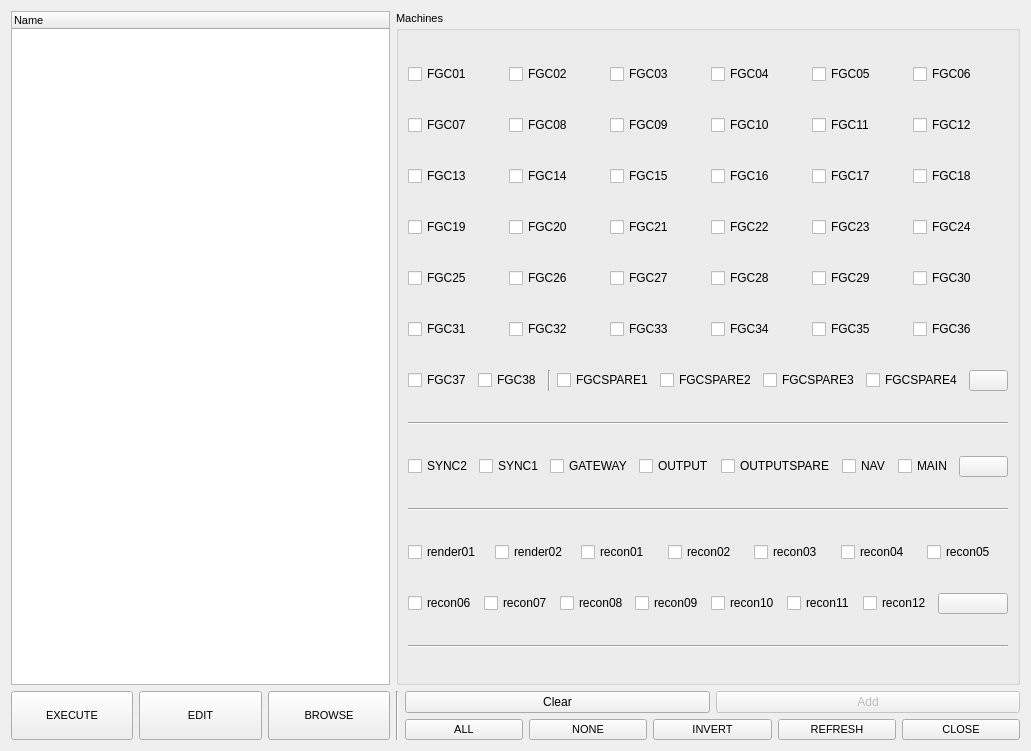
<?xml version="1.0" encoding="UTF-8"?>
<ui version="4.0">
 <class>Form</class>
 <widget class="QWidget" name="Form">
  <property name="geometry">
   <rect>
    <x>0</x>
    <y>0</y>
    <width>1031</width>
    <height>751</height>
   </rect>
  </property>
  <property name="windowTitle">
   <string>ITool - @lex</string>
  </property>
  <layout class="QGridLayout" name="gridLayout">
   <item row="0" column="0">
    <widget class="QTreeWidget" name="treeWidget">
     <property name="font">
      <font>
       <pointsize>8</pointsize>
      </font>
     </property>
     <property name="editTriggers">
      <set>QAbstractItemView::DoubleClicked|QAbstractItemView::EditKeyPressed|QAbstractItemView::SelectedClicked</set>
     </property>
     <property name="selectionMode">
      <enum>QAbstractItemView::SingleSelection</enum>
     </property>
     <column>
      <property name="text">
       <string>Name</string>
      </property>
     </column>
    </widget>
   </item>
   <item row="0" column="1" colspan="2">
    <widget class="QGroupBox" name="gbServers">
     <property name="font">
      <font>
       <pointsize>8</pointsize>
      </font>
     </property>
     <property name="title">
      <string>Machines</string>
     </property>
     <layout class="QGridLayout" name="gridLayout_2">
      <item row="0" column="0">
       <layout class="QHBoxLayout" name="horizontalLayout_2">
        <item>
         <widget class="QCheckBox" name="FGC01">
          <property name="font">
           <font>
            <pointsize>9</pointsize>
           </font>
          </property>
          <property name="text">
           <string>FGC01</string>
          </property>
         </widget>
        </item>
        <item>
         <widget class="QCheckBox" name="FGC02">
          <property name="font">
           <font>
            <pointsize>9</pointsize>
           </font>
          </property>
          <property name="text">
           <string>FGC02</string>
          </property>
         </widget>
        </item>
        <item>
         <widget class="QCheckBox" name="FGC03">
          <property name="font">
           <font>
            <pointsize>9</pointsize>
           </font>
          </property>
          <property name="text">
           <string>FGC03</string>
          </property>
         </widget>
        </item>
        <item>
         <widget class="QCheckBox" name="FGC04">
          <property name="font">
           <font>
            <pointsize>9</pointsize>
           </font>
          </property>
          <property name="text">
           <string>FGC04</string>
          </property>
         </widget>
        </item>
        <item>
         <widget class="QCheckBox" name="FGC05">
          <property name="font">
           <font>
            <pointsize>9</pointsize>
           </font>
          </property>
          <property name="text">
           <string>FGC05</string>
          </property>
         </widget>
        </item>
        <item>
         <widget class="QCheckBox" name="FGC06">
          <property name="font">
           <font>
            <pointsize>9</pointsize>
           </font>
          </property>
          <property name="text">
           <string>FGC06</string>
          </property>
         </widget>
        </item>
       </layout>
      </item>
      <item row="7" column="0">
       <widget class="Line" name="line_2">
        <property name="font">
         <font>
          <pointsize>8</pointsize>
         </font>
        </property>
        <property name="orientation">
         <enum>Qt::Horizontal</enum>
        </property>
       </widget>
      </item>
      <item row="9" column="0">
       <widget class="Line" name="line_4">
        <property name="font">
         <font>
          <pointsize>8</pointsize>
         </font>
        </property>
        <property name="orientation">
         <enum>Qt::Horizontal</enum>
        </property>
       </widget>
      </item>
      <item row="3" column="0">
       <layout class="QHBoxLayout" name="horizontalLayout_5">
        <item>
         <widget class="QCheckBox" name="FGC19">
          <property name="font">
           <font>
            <pointsize>9</pointsize>
           </font>
          </property>
          <property name="text">
           <string>FGC19</string>
          </property>
         </widget>
        </item>
        <item>
         <widget class="QCheckBox" name="FGC20">
          <property name="font">
           <font>
            <pointsize>9</pointsize>
           </font>
          </property>
          <property name="text">
           <string>FGC20</string>
          </property>
         </widget>
        </item>
        <item>
         <widget class="QCheckBox" name="FGC21">
          <property name="font">
           <font>
            <pointsize>9</pointsize>
           </font>
          </property>
          <property name="text">
           <string>FGC21</string>
          </property>
         </widget>
        </item>
        <item>
         <widget class="QCheckBox" name="FGC22">
          <property name="font">
           <font>
            <pointsize>9</pointsize>
           </font>
          </property>
          <property name="text">
           <string>FGC22</string>
          </property>
         </widget>
        </item>
        <item>
         <widget class="QCheckBox" name="FGC23">
          <property name="font">
           <font>
            <pointsize>9</pointsize>
           </font>
          </property>
          <property name="text">
           <string>FGC23</string>
          </property>
         </widget>
        </item>
        <item>
         <widget class="QCheckBox" name="FGC24">
          <property name="font">
           <font>
            <pointsize>9</pointsize>
           </font>
          </property>
          <property name="text">
           <string>FGC24</string>
          </property>
         </widget>
        </item>
       </layout>
      </item>
      <item row="1" column="0">
       <layout class="QHBoxLayout" name="horizontalLayout_3">
        <item>
         <widget class="QCheckBox" name="FGC07">
          <property name="font">
           <font>
            <pointsize>9</pointsize>
           </font>
          </property>
          <property name="text">
           <string>FGC07</string>
          </property>
         </widget>
        </item>
        <item>
         <widget class="QCheckBox" name="FGC08">
          <property name="font">
           <font>
            <pointsize>9</pointsize>
           </font>
          </property>
          <property name="text">
           <string>FGC08</string>
          </property>
         </widget>
        </item>
        <item>
         <widget class="QCheckBox" name="FGC09">
          <property name="font">
           <font>
            <pointsize>9</pointsize>
           </font>
          </property>
          <property name="text">
           <string>FGC09</string>
          </property>
         </widget>
        </item>
        <item>
         <widget class="QCheckBox" name="FGC10">
          <property name="font">
           <font>
            <pointsize>9</pointsize>
           </font>
          </property>
          <property name="text">
           <string>FGC10</string>
          </property>
         </widget>
        </item>
        <item>
         <widget class="QCheckBox" name="FGC11">
          <property name="font">
           <font>
            <pointsize>9</pointsize>
           </font>
          </property>
          <property name="text">
           <string>FGC11</string>
          </property>
         </widget>
        </item>
        <item>
         <widget class="QCheckBox" name="FGC12">
          <property name="font">
           <font>
            <pointsize>9</pointsize>
           </font>
          </property>
          <property name="text">
           <string>FGC12</string>
          </property>
         </widget>
        </item>
       </layout>
      </item>
      <item row="8" column="0">
       <layout class="QHBoxLayout" name="horizontalLayout_9">
        <item>
         <widget class="QCheckBox" name="Sync2">
          <property name="font">
           <font>
            <pointsize>9</pointsize>
           </font>
          </property>
          <property name="text">
           <string>SYNC2</string>
          </property>
         </widget>
        </item>
        <item>
         <widget class="QCheckBox" name="Sync1">
          <property name="font">
           <font>
            <pointsize>9</pointsize>
           </font>
          </property>
          <property name="text">
           <string>SYNC1</string>
          </property>
         </widget>
        </item>
        <item>
         <widget class="QCheckBox" name="Gateway">
          <property name="font">
           <font>
            <pointsize>9</pointsize>
           </font>
          </property>
          <property name="text">
           <string>GATEWAY</string>
          </property>
         </widget>
        </item>
        <item>
         <widget class="QCheckBox" name="Output">
          <property name="font">
           <font>
            <pointsize>9</pointsize>
           </font>
          </property>
          <property name="text">
           <string>OUTPUT</string>
          </property>
         </widget>
        </item>
        <item>
         <widget class="QCheckBox" name="Outputspare">
          <property name="font">
           <font>
            <pointsize>9</pointsize>
           </font>
          </property>
          <property name="text">
           <string>OUTPUTSPARE</string>
          </property>
         </widget>
        </item>
        <item>
         <widget class="QCheckBox" name="Nav">
          <property name="font">
           <font>
            <pointsize>9</pointsize>
            <weight>50</weight>
            <bold>false</bold>
           </font>
          </property>
          <property name="text">
           <string>NAV</string>
          </property>
         </widget>
        </item>
        <item>
         <widget class="QCheckBox" name="Main">
          <property name="font">
           <font>
            <pointsize>9</pointsize>
            <weight>50</weight>
            <bold>false</bold>
           </font>
          </property>
          <property name="text">
           <string>MAIN</string>
          </property>
         </widget>
        </item>
        <item>
         <widget class="QPushButton" name="btnMgmt">
          <property name="font">
           <font>
            <pointsize>8</pointsize>
           </font>
          </property>
          <property name="toolTip">
           <string>&lt;html&gt;&lt;head/&gt;&lt;body&gt;&lt;p&gt;select all MGMT&lt;/p&gt;&lt;/body&gt;&lt;/html&gt;</string>
          </property>
          <property name="toolTipDuration">
           <number>-1</number>
          </property>
          <property name="text">
           <string/>
          </property>
          <attribute name="buttonGroup">
           <string notr="true">buttonGroup</string>
          </attribute>
         </widget>
        </item>
       </layout>
      </item>
      <item row="10" column="0">
       <layout class="QHBoxLayout" name="horizontalLayout_10">
        <item>
         <widget class="QCheckBox" name="render01">
          <property name="enabled">
           <bool>true</bool>
          </property>
          <property name="font">
           <font>
            <pointsize>9</pointsize>
           </font>
          </property>
          <property name="text">
           <string>render01</string>
          </property>
         </widget>
        </item>
        <item>
         <widget class="QCheckBox" name="render02">
          <property name="enabled">
           <bool>true</bool>
          </property>
          <property name="font">
           <font>
            <pointsize>9</pointsize>
           </font>
          </property>
          <property name="text">
           <string>render02</string>
          </property>
         </widget>
        </item>
        <item>
         <widget class="QCheckBox" name="recon01">
          <property name="enabled">
           <bool>true</bool>
          </property>
          <property name="font">
           <font>
            <pointsize>9</pointsize>
           </font>
          </property>
          <property name="text">
           <string>recon01</string>
          </property>
         </widget>
        </item>
        <item>
         <widget class="QCheckBox" name="recon02">
          <property name="enabled">
           <bool>true</bool>
          </property>
          <property name="font">
           <font>
            <pointsize>9</pointsize>
           </font>
          </property>
          <property name="text">
           <string>recon02</string>
          </property>
         </widget>
        </item>
        <item>
         <widget class="QCheckBox" name="recon03">
          <property name="font">
           <font>
            <pointsize>9</pointsize>
           </font>
          </property>
          <property name="text">
           <string>recon03</string>
          </property>
         </widget>
        </item>
        <item>
         <widget class="QCheckBox" name="recon04">
          <property name="font">
           <font>
            <pointsize>9</pointsize>
           </font>
          </property>
          <property name="text">
           <string>recon04</string>
          </property>
         </widget>
        </item>
        <item>
         <widget class="QCheckBox" name="recon05">
          <property name="enabled">
           <bool>true</bool>
          </property>
          <property name="font">
           <font>
            <pointsize>9</pointsize>
           </font>
          </property>
          <property name="text">
           <string>recon05</string>
          </property>
         </widget>
        </item>
       </layout>
      </item>
      <item row="5" column="0">
       <layout class="QHBoxLayout" name="horizontalLayout_6">
        <item>
         <widget class="QCheckBox" name="FGC31">
          <property name="font">
           <font>
            <pointsize>9</pointsize>
           </font>
          </property>
          <property name="text">
           <string>FGC31</string>
          </property>
         </widget>
        </item>
        <item>
         <widget class="QCheckBox" name="FGC32">
          <property name="font">
           <font>
            <pointsize>9</pointsize>
           </font>
          </property>
          <property name="text">
           <string>FGC32</string>
          </property>
         </widget>
        </item>
        <item>
         <widget class="QCheckBox" name="FGC33">
          <property name="font">
           <font>
            <pointsize>9</pointsize>
           </font>
          </property>
          <property name="text">
           <string>FGC33</string>
          </property>
         </widget>
        </item>
        <item>
         <widget class="QCheckBox" name="FGC34">
          <property name="font">
           <font>
            <pointsize>9</pointsize>
           </font>
          </property>
          <property name="text">
           <string>FGC34</string>
          </property>
         </widget>
        </item>
        <item>
         <widget class="QCheckBox" name="FGC35">
          <property name="font">
           <font>
            <pointsize>9</pointsize>
           </font>
          </property>
          <property name="text">
           <string>FGC35</string>
          </property>
         </widget>
        </item>
        <item>
         <widget class="QCheckBox" name="FGC36">
          <property name="font">
           <font>
            <pointsize>9</pointsize>
           </font>
          </property>
          <property name="text">
           <string>FGC36</string>
          </property>
         </widget>
        </item>
       </layout>
      </item>
      <item row="6" column="0">
       <layout class="QHBoxLayout" name="horizontalLayout_7">
        <item>
         <widget class="QCheckBox" name="FGC37">
          <property name="font">
           <font>
            <pointsize>9</pointsize>
           </font>
          </property>
          <property name="text">
           <string>FGC37</string>
          </property>
         </widget>
        </item>
        <item>
         <widget class="QCheckBox" name="FGC38">
          <property name="font">
           <font>
            <pointsize>9</pointsize>
           </font>
          </property>
          <property name="text">
           <string>FGC38</string>
          </property>
         </widget>
        </item>
        <item>
         <widget class="Line" name="line">
          <property name="font">
           <font>
            <pointsize>8</pointsize>
           </font>
          </property>
          <property name="orientation">
           <enum>Qt::Vertical</enum>
          </property>
         </widget>
        </item>
        <item>
         <widget class="QCheckBox" name="FGCSPARE1">
          <property name="font">
           <font>
            <pointsize>9</pointsize>
           </font>
          </property>
          <property name="text">
           <string>FGCSPARE1</string>
          </property>
         </widget>
        </item>
        <item>
         <widget class="QCheckBox" name="FGCSPARE2">
          <property name="font">
           <font>
            <pointsize>9</pointsize>
           </font>
          </property>
          <property name="text">
           <string>FGCSPARE2</string>
          </property>
         </widget>
        </item>
        <item>
         <widget class="QCheckBox" name="FGCSPARE3">
          <property name="font">
           <font>
            <pointsize>9</pointsize>
           </font>
          </property>
          <property name="text">
           <string>FGCSPARE3</string>
          </property>
         </widget>
        </item>
        <item>
         <widget class="QCheckBox" name="FGCSPARE4">
          <property name="font">
           <font>
            <pointsize>9</pointsize>
           </font>
          </property>
          <property name="text">
           <string>FGCSPARE4</string>
          </property>
         </widget>
        </item>
        <item>
         <widget class="QPushButton" name="btnFGC">
          <property name="font">
           <font>
            <pointsize>8</pointsize>
           </font>
          </property>
          <property name="toolTip">
           <string>&lt;html&gt;&lt;head/&gt;&lt;body&gt;&lt;p&gt;select all FGC&lt;/p&gt;&lt;/body&gt;&lt;/html&gt;</string>
          </property>
          <property name="styleSheet">
           <string notr="true"/>
          </property>
          <property name="text">
           <string/>
          </property>
          <attribute name="buttonGroup">
           <string notr="true">buttonGroup</string>
          </attribute>
         </widget>
        </item>
       </layout>
      </item>
      <item row="11" column="0">
       <layout class="QHBoxLayout" name="horizontalLayout_22">
        <item>
         <widget class="QCheckBox" name="recon06">
          <property name="enabled">
           <bool>true</bool>
          </property>
          <property name="font">
           <font>
            <pointsize>9</pointsize>
           </font>
          </property>
          <property name="text">
           <string>recon06</string>
          </property>
         </widget>
        </item>
        <item>
         <widget class="QCheckBox" name="recon07">
          <property name="enabled">
           <bool>true</bool>
          </property>
          <property name="font">
           <font>
            <pointsize>9</pointsize>
           </font>
          </property>
          <property name="text">
           <string>recon07</string>
          </property>
         </widget>
        </item>
        <item>
         <widget class="QCheckBox" name="recon08">
          <property name="font">
           <font>
            <pointsize>9</pointsize>
           </font>
          </property>
          <property name="text">
           <string>recon08</string>
          </property>
         </widget>
        </item>
        <item>
         <widget class="QCheckBox" name="recon09">
          <property name="enabled">
           <bool>true</bool>
          </property>
          <property name="font">
           <font>
            <pointsize>9</pointsize>
           </font>
          </property>
          <property name="text">
           <string>recon09</string>
          </property>
         </widget>
        </item>
        <item>
         <widget class="QCheckBox" name="recon10">
          <property name="enabled">
           <bool>true</bool>
          </property>
          <property name="font">
           <font>
            <pointsize>9</pointsize>
           </font>
          </property>
          <property name="text">
           <string>recon10</string>
          </property>
         </widget>
        </item>
        <item>
         <widget class="QCheckBox" name="recon11">
          <property name="font">
           <font>
            <pointsize>9</pointsize>
           </font>
          </property>
          <property name="text">
           <string>recon11</string>
          </property>
         </widget>
        </item>
        <item>
         <widget class="QCheckBox" name="recon12">
          <property name="enabled">
           <bool>true</bool>
          </property>
          <property name="font">
           <font>
            <pointsize>9</pointsize>
           </font>
          </property>
          <property name="text">
           <string>recon12</string>
          </property>
         </widget>
        </item>
        <item>
         <widget class="QPushButton" name="btnRecon">
          <property name="font">
           <font>
            <pointsize>8</pointsize>
           </font>
          </property>
          <property name="toolTip">
           <string>&lt;html&gt;&lt;head/&gt;&lt;body&gt;&lt;p&gt;select all 3rd Rack&lt;/p&gt;&lt;/body&gt;&lt;/html&gt;</string>
          </property>
          <property name="toolTipDuration">
           <number>-1</number>
          </property>
          <property name="text">
           <string/>
          </property>
          <attribute name="buttonGroup">
           <string notr="true">buttonGroup</string>
          </attribute>
         </widget>
        </item>
       </layout>
      </item>
      <item row="4" column="0">
       <layout class="QHBoxLayout" name="horizontalLayout_8">
        <item>
         <widget class="QCheckBox" name="FGC25">
          <property name="font">
           <font>
            <pointsize>9</pointsize>
           </font>
          </property>
          <property name="text">
           <string>FGC25</string>
          </property>
         </widget>
        </item>
        <item>
         <widget class="QCheckBox" name="FGC26">
          <property name="font">
           <font>
            <pointsize>9</pointsize>
           </font>
          </property>
          <property name="text">
           <string>FGC26</string>
          </property>
         </widget>
        </item>
        <item>
         <widget class="QCheckBox" name="FGC27">
          <property name="font">
           <font>
            <pointsize>9</pointsize>
           </font>
          </property>
          <property name="text">
           <string>FGC27</string>
          </property>
         </widget>
        </item>
        <item>
         <widget class="QCheckBox" name="FGC28">
          <property name="font">
           <font>
            <pointsize>9</pointsize>
           </font>
          </property>
          <property name="text">
           <string>FGC28</string>
          </property>
         </widget>
        </item>
        <item>
         <widget class="QCheckBox" name="FGC29">
          <property name="font">
           <font>
            <pointsize>9</pointsize>
           </font>
          </property>
          <property name="text">
           <string>FGC29</string>
          </property>
         </widget>
        </item>
        <item>
         <widget class="QCheckBox" name="FGC30">
          <property name="font">
           <font>
            <pointsize>9</pointsize>
           </font>
          </property>
          <property name="text">
           <string>FGC30</string>
          </property>
         </widget>
        </item>
       </layout>
      </item>
      <item row="2" column="0">
       <layout class="QHBoxLayout" name="horizontalLayout_4">
        <item>
         <widget class="QCheckBox" name="FGC13">
          <property name="font">
           <font>
            <pointsize>9</pointsize>
           </font>
          </property>
          <property name="text">
           <string>FGC13</string>
          </property>
         </widget>
        </item>
        <item>
         <widget class="QCheckBox" name="FGC14">
          <property name="font">
           <font>
            <pointsize>9</pointsize>
           </font>
          </property>
          <property name="text">
           <string>FGC14</string>
          </property>
         </widget>
        </item>
        <item>
         <widget class="QCheckBox" name="FGC15">
          <property name="font">
           <font>
            <pointsize>9</pointsize>
           </font>
          </property>
          <property name="text">
           <string>FGC15</string>
          </property>
         </widget>
        </item>
        <item>
         <widget class="QCheckBox" name="FGC16">
          <property name="font">
           <font>
            <pointsize>9</pointsize>
           </font>
          </property>
          <property name="text">
           <string>FGC16</string>
          </property>
         </widget>
        </item>
        <item>
         <widget class="QCheckBox" name="FGC17">
          <property name="font">
           <font>
            <pointsize>9</pointsize>
           </font>
          </property>
          <property name="text">
           <string>FGC17</string>
          </property>
         </widget>
        </item>
        <item>
         <widget class="QCheckBox" name="FGC18">
          <property name="font">
           <font>
            <pointsize>9</pointsize>
           </font>
          </property>
          <property name="text">
           <string>FGC18</string>
          </property>
         </widget>
        </item>
       </layout>
      </item>
      <item row="12" column="0">
       <widget class="Line" name="line_3">
        <property name="orientation">
         <enum>Qt::Horizontal</enum>
        </property>
       </widget>
      </item>
      <item row="13" column="0">
       <layout class="QHBoxLayout" name="horizontalLayout_24" stretch=""/>
      </item>
     </layout>
    </widget>
   </item>
   <item row="1" column="0">
    <layout class="QHBoxLayout" name="horizontalLayout_11">
     <item>
      <widget class="QPushButton" name="btnRun">
       <property name="sizePolicy">
        <sizepolicy hsizetype="Minimum" vsizetype="Preferred">
         <horstretch>0</horstretch>
         <verstretch>0</verstretch>
        </sizepolicy>
       </property>
       <property name="font">
        <font>
         <pointsize>8</pointsize>
        </font>
       </property>
       <property name="toolTip">
        <string>&lt;html&gt;&lt;head/&gt;&lt;body&gt;&lt;p&gt;run script&lt;/p&gt;&lt;/body&gt;&lt;/html&gt;</string>
       </property>
       <property name="text">
        <string>EXECUTE</string>
       </property>
      </widget>
     </item>
     <item>
      <widget class="QPushButton" name="btnEdit">
       <property name="sizePolicy">
        <sizepolicy hsizetype="Minimum" vsizetype="Preferred">
         <horstretch>0</horstretch>
         <verstretch>0</verstretch>
        </sizepolicy>
       </property>
       <property name="font">
        <font>
         <pointsize>8</pointsize>
        </font>
       </property>
       <property name="toolTip">
        <string>&lt;html&gt;&lt;head/&gt;&lt;body&gt;&lt;p&gt;edit script&lt;/p&gt;&lt;/body&gt;&lt;/html&gt;</string>
       </property>
       <property name="text">
        <string>EDIT</string>
       </property>
      </widget>
     </item>
     <item>
      <widget class="QPushButton" name="btnBrowse">
       <property name="sizePolicy">
        <sizepolicy hsizetype="Minimum" vsizetype="Preferred">
         <horstretch>0</horstretch>
         <verstretch>0</verstretch>
        </sizepolicy>
       </property>
       <property name="font">
        <font>
         <pointsize>8</pointsize>
        </font>
       </property>
       <property name="toolTip">
        <string>&lt;html&gt;&lt;head/&gt;&lt;body&gt;&lt;p&gt;change location&lt;/p&gt;&lt;/body&gt;&lt;/html&gt;</string>
       </property>
       <property name="text">
        <string>BROWSE</string>
       </property>
      </widget>
     </item>
    </layout>
   </item>
   <item row="1" column="1">
    <widget class="Line" name="line_5">
     <property name="font">
      <font>
       <pointsize>8</pointsize>
      </font>
     </property>
     <property name="orientation">
      <enum>Qt::Vertical</enum>
     </property>
    </widget>
   </item>
   <item row="1" column="2">
    <layout class="QVBoxLayout" name="verticalLayout">
     <item>
      <layout class="QHBoxLayout" name="horizontalLayout_21">
       <item>
        <widget class="QPushButton" name="btnClear">
         <property name="text">
          <string>Clear</string>
         </property>
        </widget>
       </item>
       <item>
        <widget class="QPushButton" name="btnAddServer">
         <property name="enabled">
          <bool>false</bool>
         </property>
         <property name="text">
          <string>Add</string>
         </property>
        </widget>
       </item>
      </layout>
     </item>
     <item>
      <layout class="QHBoxLayout" name="horizontalLayout">
       <item>
        <widget class="QPushButton" name="btnAll">
         <property name="font">
          <font>
           <pointsize>8</pointsize>
          </font>
         </property>
         <property name="toolTip">
          <string>&lt;html&gt;&lt;head/&gt;&lt;body&gt;&lt;p&gt;select all servers&lt;/p&gt;&lt;/body&gt;&lt;/html&gt;</string>
         </property>
         <property name="text">
          <string>ALL</string>
         </property>
        </widget>
       </item>
       <item>
        <widget class="QPushButton" name="btnNone">
         <property name="font">
          <font>
           <pointsize>8</pointsize>
          </font>
         </property>
         <property name="toolTip">
          <string>&lt;html&gt;&lt;head/&gt;&lt;body&gt;&lt;p&gt;unselect all servers&lt;/p&gt;&lt;/body&gt;&lt;/html&gt;</string>
         </property>
         <property name="text">
          <string>NONE</string>
         </property>
        </widget>
       </item>
       <item>
        <widget class="QPushButton" name="btnInvert">
         <property name="enabled">
          <bool>true</bool>
         </property>
         <property name="font">
          <font>
           <pointsize>8</pointsize>
          </font>
         </property>
         <property name="toolTip">
          <string>&lt;html&gt;&lt;head/&gt;&lt;body&gt;&lt;p&gt;invert selection servers&lt;/p&gt;&lt;/body&gt;&lt;/html&gt;</string>
         </property>
         <property name="text">
          <string>INVERT</string>
         </property>
        </widget>
       </item>
       <item>
        <widget class="QPushButton" name="btnRefresh">
         <property name="enabled">
          <bool>true</bool>
         </property>
         <property name="font">
          <font>
           <pointsize>8</pointsize>
          </font>
         </property>
         <property name="toolTip">
          <string>&lt;html&gt;&lt;head/&gt;&lt;body&gt;&lt;p&gt;ping all servers&lt;/p&gt;&lt;/body&gt;&lt;/html&gt;</string>
         </property>
         <property name="text">
          <string>REFRESH</string>
         </property>
        </widget>
       </item>
       <item>
        <widget class="QPushButton" name="btnClose">
         <property name="font">
          <font>
           <pointsize>8</pointsize>
          </font>
         </property>
         <property name="toolTip">
          <string>&lt;html&gt;&lt;head/&gt;&lt;body&gt;&lt;p&gt;close app&lt;/p&gt;&lt;/body&gt;&lt;/html&gt;</string>
         </property>
         <property name="text">
          <string>CLOSE</string>
         </property>
        </widget>
       </item>
      </layout>
     </item>
    </layout>
   </item>
  </layout>
  <zorder>treeWidget</zorder>
  <zorder>line_5</zorder>
  <zorder>gbServers</zorder>
  <zorder></zorder>
  <zorder>btnAddServer</zorder>
  <zorder>btnAddServer</zorder>
  <zorder>btnClear</zorder>
 </widget>
 <resources/>
 <connections/>
 <buttongroups>
  <buttongroup name="buttonGroup">
   <property name="exclusive">
    <bool>true</bool>
   </property>
  </buttongroup>
 </buttongroups>
</ui>
